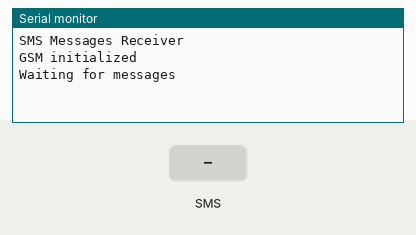
A sketch run on a simulated Arduino MKR. Parts: the last lines printed to the serial monitor. The inputs (shaded band) are chosen by the test bench.

Above: at 3.2 s.
3.3 s: text message "#" received
At 4.4 s:
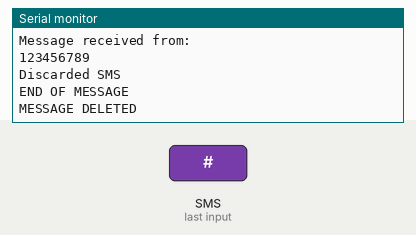
5.5 s: text message "1" received
At 7.3 s:
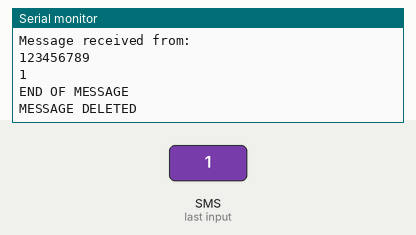

Measured:
- after the input at 3.3 s, the serial monitor: prints a new line after 0.71 s (image 1)
- after the input at 5.5 s, the serial monitor: prints a new line after 0.51 s (image 2)

The sketch:

MKR1400ReciveSMS.ino
```cpp
/*
 SMS receiver

 This sketch, for the MKR GSM 1400 board, waits for a SMS message
 and displays it through the Serial port.

 Circuit:
 * MKR GSM 1400 board
 * Antenna
 * SIM card that can receive SMS messages

 created 25 Feb 2012
 by Javier Zorzano / TD
*/

// include the GSM library
#include <MKRGSM.h>

#include "arduino_secrets.h"

const char PINNUMBER[] = SECRET_PINNUMBER;

// initialize the library instances
GSM gsmAccess;
GSM_SMS sms;

// Array to hold the number a SMS is retreived from
char senderNumber[20];

void setup() {
  // initialize serial communications and wait for port to open:
  Serial.begin(115200);
  while (!Serial) {
    ; // wait for serial port to connect. Needed for native USB port only
  }

  Serial.println("SMS Messages Receiver");

  // connection state
  bool connected = false;

  // Start GSM connection
  while (!connected) {
    if (gsmAccess.begin(PINNUMBER) == GSM_READY) {
      connected = true;
    } else {
      Serial.println("Not connected");
      delay(1000);
    }
  }

  Serial.println("GSM initialized");
  Serial.println("Waiting for messages");
}

void loop() {
  int c;

  // If there are any SMSs available()
  if (sms.available()) {
    Serial.println("Message received from:");

    // Get remote number
    sms.remoteNumber(senderNumber, 20);
    Serial.println(senderNumber);

    // An example of message disposal
    // Any messages starting with # should be discarded
    if (sms.peek() == '#') {
      Serial.println("Discarded SMS");
      sms.flush();
    }

    // Read message bytes and print them
    while ((c = sms.read()) != -1) {
      Serial.print((char)c);
    }

    Serial.println("\nEND OF MESSAGE");

    // Delete message from modem memory
    sms.flush();
    Serial.println("MESSAGE DELETED");
  }

  delay(1000);

}
```

arduino_secrets.h
```cpp
#define SECRET_PINNUMBER     "1111"
```
